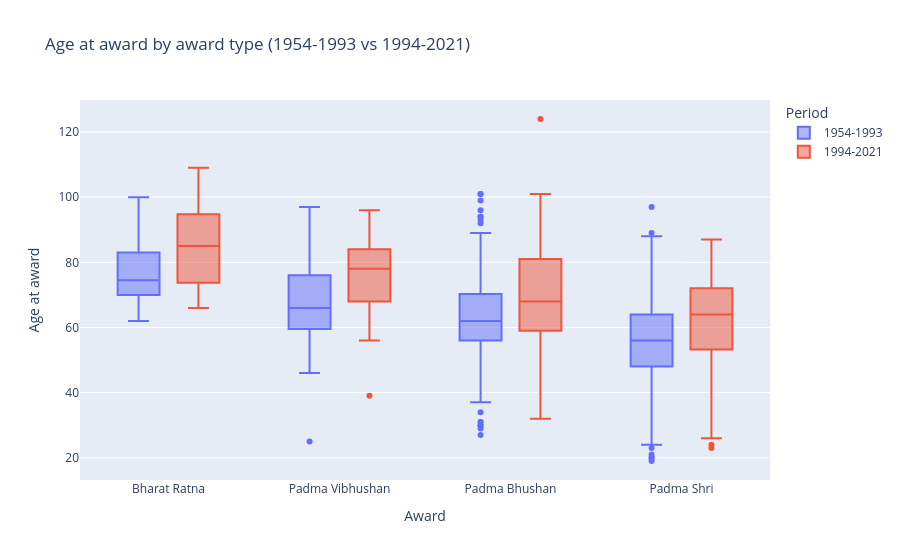
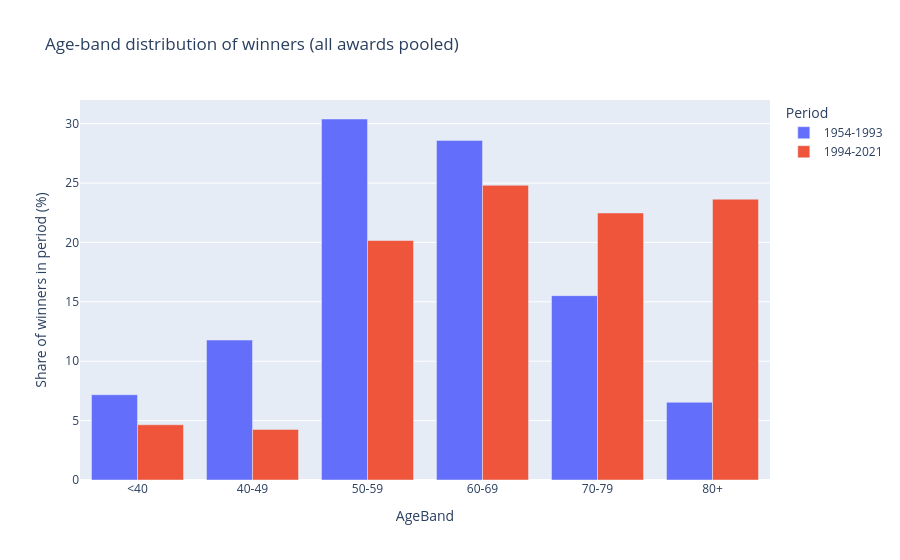
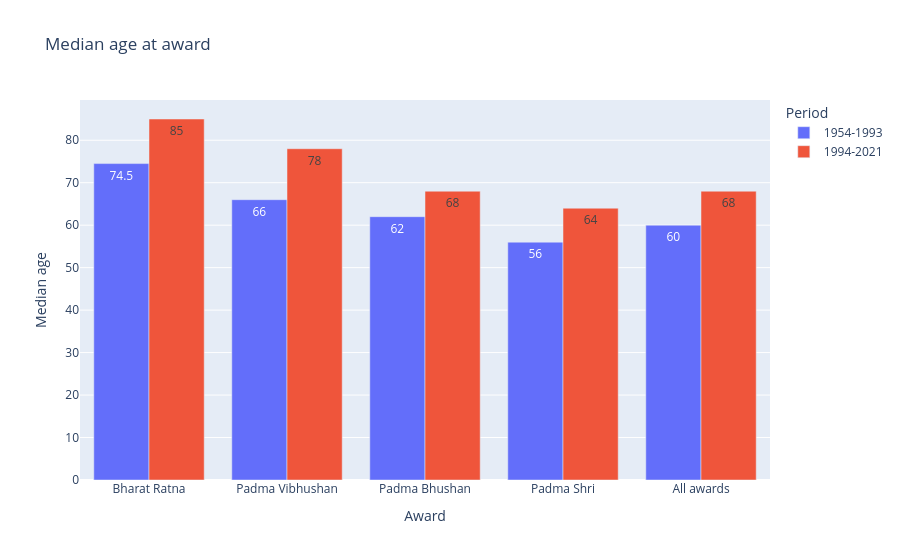
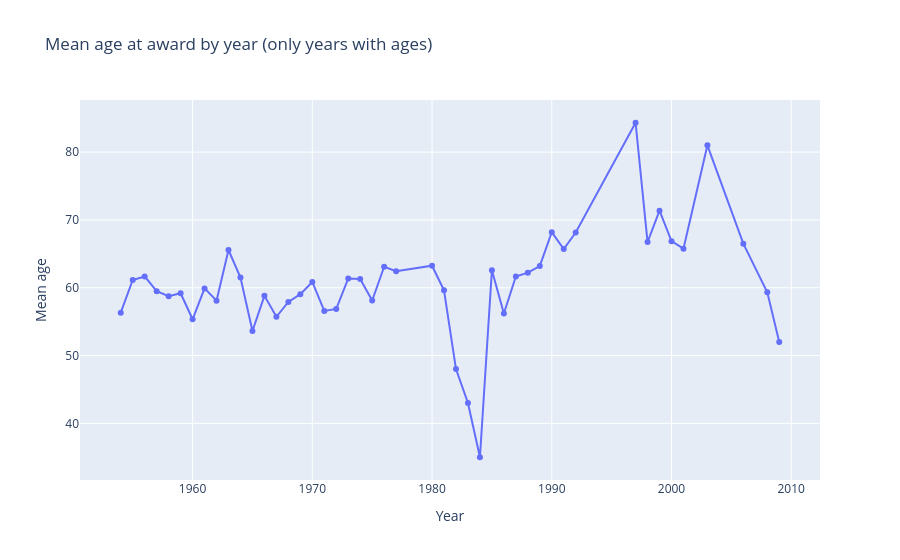

The notebook cell saved with these charts, in order:
### Markdown cell above
## 7. Plots

### Code cell
# Age distribution per award and period
fig = px.box(aged, x="Award", y="AgeAtAward", color="Period", points="outliers",
             category_orders={"Award": AWARDS},
             title=f"Age at award by award type ({P1_LABEL} vs {P2_LABEL})",
             labels={"AgeAtAward": "Age at award"})
fig.write_html(f"{OUT_DIR}/age_boxplot.html"); fig.show()

# Age-band distribution (all awards pooled)
b = age_bins[age_bins.Award == "All awards"]
fig = px.bar(b, x="AgeBand", y="Share_%", color="Period", barmode="group",
             category_orders={"AgeBand": BIN_LABELS},
             title="Age-band distribution of winners (all awards pooled)",
             labels={"Share_%": "Share of winners in period (%)"})
fig.write_html(f"{OUT_DIR}/age_bands.html"); fig.show()

# Median age per award and period
fig = px.bar(age_sum, x="Award", y="median", color="Period", barmode="group", text="median",
             category_orders={"Award": AWARDS + ["All awards"]},
             title="Median age at award", labels={"median": "Median age"})
fig.write_html(f"{OUT_DIR}/age_median.html"); fig.show()

# Mean age by year
yr = aged.groupby("Year", as_index=False)["AgeAtAward"].mean()
fig = px.line(yr, x="Year", y="AgeAtAward", markers=True,
              title="Mean age at award by year (only years with ages)",
              labels={"AgeAtAward": "Mean age"})
fig.write_html(f"{OUT_DIR}/age_mean_by_year.html"); fig.show()

# Coverage
fig = px.bar(cov, x="Year", y=["With_age", "Total_records"], barmode="overlay",
             title="Winners with a known age vs all winners, by year",
             labels={"value": "Winners", "variable": ""})
fig.write_html(f"{OUT_DIR}/age_coverage.html"); fig.show()

### Figure 1 — Plotly figure (JSON) as saved in the notebook; plotly's stock layout.template omitted (floating-point values rounded to 4 significant figures; data arrays with more than 128 entries replaced by an {"elided": "..."} marker saying what was removed)
{"data": [{"alignmentgroup": "True", "boxpoints": "outliers", "hovertemplate": "Period=1954-1993<br>Award=%{x}<br>Age at award=%{y}<extra></extra>", "legendgroup": "1954-1993", "marker": {"color": "#636efa"}, "name": "1954-1993", "notched": false, "offsetgroup": "1954-1993", "orientation": "v", "showlegend": true, "type": "box", "x": {"elided": "1392 str values"}, "x0": " ", "xaxis": "x", "y": {"elided": "1392 float values"}, "y0": " ", "yaxis": "y"}, {"alignmentgroup": "True", "boxpoints": "outliers", "hovertemplate": "Period=1994-2021<br>Award=%{x}<br>Age at award=%{y}<extra></extra>", "legendgroup": "1994-2021", "marker": {"color": "#EF553B"}, "name": "1994-2021", "notched": false, "offsetgroup": "1994-2021", "orientation": "v", "showlegend": true, "type": "box", "x": {"elided": "258 str values"}, "x0": " ", "xaxis": "x", "y": {"elided": "258 float values"}, "y0": " ", "yaxis": "y"}], "layout": {"boxmode": "group", "legend": {"title": {"text": "Period"}, "tracegroupgap": 0}, "title": {"text": "Age at award by award type (1954-1993 vs 1994-2021)"}, "xaxis": {"anchor": "y", "categoryarray": ["Bharat Ratna", "Padma Vibhushan", "Padma Bhushan", "Padma Shri"], "categoryorder": "array", "domain": [0.0, 1.0], "title": {"text": "Award"}}, "yaxis": {"anchor": "x", "domain": [0.0, 1.0], "title": {"text": "Age at award"}}}}

### Figure 2 — Plotly figure (JSON) as saved in the notebook; plotly's stock layout.template omitted (floating-point values rounded to 4 significant figures)
{"data": [{"alignmentgroup": "True", "hovertemplate": "Period=1954-1993<br>AgeBand=%{x}<br>Share of winners in period (%)=%{y}<extra></extra>", "legendgroup": "1954-1993", "marker": {"color": "#636efa", "pattern": {"shape": ""}}, "name": "1954-1993", "offsetgroup": "1954-1993", "orientation": "v", "showlegend": true, "textposition": "auto", "type": "bar", "x": ["<40", "40-49", "50-59", "60-69", "70-79", "80+"], "xaxis": "x", "y": [7.18, 11.78, 30.39, 28.59, 15.52, 6.54], "yaxis": "y"}, {"alignmentgroup": "True", "hovertemplate": "Period=1994-2021<br>AgeBand=%{x}<br>Share of winners in period (%)=%{y}<extra></extra>", "legendgroup": "1994-2021", "marker": {"color": "#EF553B", "pattern": {"shape": ""}}, "name": "1994-2021", "offsetgroup": "1994-2021", "orientation": "v", "showlegend": true, "textposition": "auto", "type": "bar", "x": ["<40", "40-49", "50-59", "60-69", "70-79", "80+"], "xaxis": "x", "y": [4.65, 4.26, 20.16, 24.81, 22.48, 23.64], "yaxis": "y"}], "layout": {"barmode": "group", "legend": {"title": {"text": "Period"}, "tracegroupgap": 0}, "title": {"text": "Age-band distribution of winners (all awards pooled)"}, "xaxis": {"anchor": "y", "categoryarray": ["<40", "40-49", "50-59", "60-69", "70-79", "80+"], "categoryorder": "array", "domain": [0.0, 1.0], "title": {"text": "AgeBand"}}, "yaxis": {"anchor": "x", "domain": [0.0, 1.0], "title": {"text": "Share of winners in period (%)"}}}}

### Figure 3 — Plotly figure (JSON) as saved in the notebook; plotly's stock layout.template omitted (floating-point values rounded to 4 significant figures)
{"data": [{"alignmentgroup": "True", "hovertemplate": "Period=1954-1993<br>Award=%{x}<br>Median age=%{text}<extra></extra>", "legendgroup": "1954-1993", "marker": {"color": "#636efa", "pattern": {"shape": ""}}, "name": "1954-1993", "offsetgroup": "1954-1993", "orientation": "v", "showlegend": true, "text": [74.5, 66.0, 62.0, 56.0, 60.0], "textposition": "auto", "type": "bar", "x": ["Bharat Ratna", "Padma Vibhushan", "Padma Bhushan", "Padma Shri", "All awards"], "xaxis": "x", "y": [74.5, 66.0, 62.0, 56.0, 60.0], "yaxis": "y"}, {"alignmentgroup": "True", "hovertemplate": "Period=1994-2021<br>Award=%{x}<br>Median age=%{text}<extra></extra>", "legendgroup": "1994-2021", "marker": {"color": "#EF553B", "pattern": {"shape": ""}}, "name": "1994-2021", "offsetgroup": "1994-2021", "orientation": "v", "showlegend": true, "text": [85.0, 78.0, 68.0, 64.0, 68.0], "textposition": "auto", "type": "bar", "x": ["Bharat Ratna", "Padma Vibhushan", "Padma Bhushan", "Padma Shri", "All awards"], "xaxis": "x", "y": [85.0, 78.0, 68.0, 64.0, 68.0], "yaxis": "y"}], "layout": {"barmode": "group", "legend": {"title": {"text": "Period"}, "tracegroupgap": 0}, "title": {"text": "Median age at award"}, "xaxis": {"anchor": "y", "categoryarray": ["Bharat Ratna", "Padma Vibhushan", "Padma Bhushan", "Padma Shri", "All awards"], "categoryorder": "array", "domain": [0.0, 1.0], "title": {"text": "Award"}}, "yaxis": {"anchor": "x", "domain": [0.0, 1.0], "title": {"text": "Median age"}}}}

### Figure 4 — Plotly figure (JSON) as saved in the notebook; plotly's stock layout.template omitted (floating-point values rounded to 4 significant figures)
{"data": [{"hovertemplate": "Year=%{x}<br>Mean age=%{y}<extra></extra>", "legendgroup": "", "line": {"color": "#636efa", "dash": "solid"}, "marker": {"symbol": "circle"}, "mode": "lines+markers", "name": "", "orientation": "v", "showlegend": false, "type": "scatter", "x": [1954, 1955, 1956, 1957, 1958, 1959, 1960, 1961, 1962, 1963, 1964, 1965, 1966, 1967, 1968, 1969, 1970, 1971, 1972, 1973, 1974, 1975, 1976, 1977, 1980, 1981, 1982, 1983, 1984, 1985, 1986, 1987, 1988, 1989, 1990, 1991, 1992, 1997, 1998, 1999, 2000, 2001, 2003, 2006, 2008, 2009], "xaxis": "x", "y": [56.32, 61.15, 61.67, 59.5, 58.76, 59.19, 55.35, 59.91, 58.09, 65.57, 61.5, 53.61, 58.81, 55.71, 57.91, 59.06, 60.86, 56.58, 56.88, 61.37, 61.28, 58.11, 63.1, 62.44, 63.25, 59.62, 48.0, 43.0, 35.0, 62.57, 56.2, 61.65, 62.23, 63.2, 68.2, 65.71, 68.14, 84.33, 66.74, 71.37, 66.87, 65.76, 81.0, 66.5, 59.33, 52.0], "yaxis": "y"}], "layout": {"legend": {"tracegroupgap": 0}, "title": {"text": "Mean age at award by year (only years with ages)"}, "xaxis": {"anchor": "y", "domain": [0.0, 1.0], "title": {"text": "Year"}}, "yaxis": {"anchor": "x", "domain": [0.0, 1.0], "title": {"text": "Mean age"}}}}
